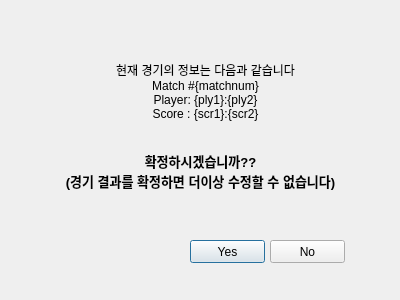
<?xml version="1.0" encoding="UTF-8"?>
<ui version="4.0">
 <class>Dialog</class>
 <widget class="QDialog" name="Dialog">
  <property name="geometry">
   <rect>
    <x>0</x>
    <y>0</y>
    <width>400</width>
    <height>300</height>
   </rect>
  </property>
  <property name="windowTitle">
   <string>Dialog</string>
  </property>
  <widget class="QLabel" name="label2">
   <property name="geometry">
    <rect>
     <x>30</x>
     <y>140</y>
     <width>341</width>
     <height>61</height>
    </rect>
   </property>
   <property name="font">
    <font>
     <pointsize>10</pointsize>
     <weight>75</weight>
     <bold>true</bold>
    </font>
   </property>
   <property name="text">
    <string>확정하시겠습니까??
(경기 결과를 확정하면 더이상 수정할 수 없습니다)</string>
   </property>
   <property name="alignment">
    <set>Qt::AlignCenter</set>
   </property>
  </widget>
  <widget class="QLabel" name="label1">
   <property name="geometry">
    <rect>
     <x>60</x>
     <y>40</y>
     <width>291</width>
     <height>101</height>
    </rect>
   </property>
   <property name="text">
    <string>현재 경기의 정보는 다음과 같습니다
Match #{matchnum}
Player: {ply1}:{ply2}
Score : {scr1}:{scr2}</string>
   </property>
   <property name="alignment">
    <set>Qt::AlignCenter</set>
   </property>
  </widget>
  <widget class="QPushButton" name="yesB">
   <property name="geometry">
    <rect>
     <x>190</x>
     <y>240</y>
     <width>75</width>
     <height>23</height>
    </rect>
   </property>
   <property name="text">
    <string>Yes</string>
   </property>
  </widget>
  <widget class="QPushButton" name="noB">
   <property name="geometry">
    <rect>
     <x>270</x>
     <y>240</y>
     <width>75</width>
     <height>23</height>
    </rect>
   </property>
   <property name="text">
    <string>No</string>
   </property>
  </widget>
 </widget>
 <resources/>
 <connections/>
</ui>
